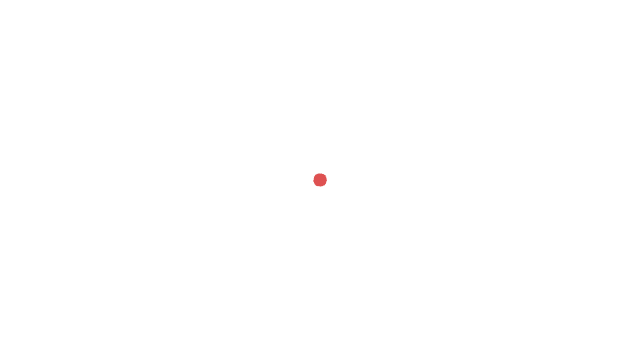
Frame 1 (no input)
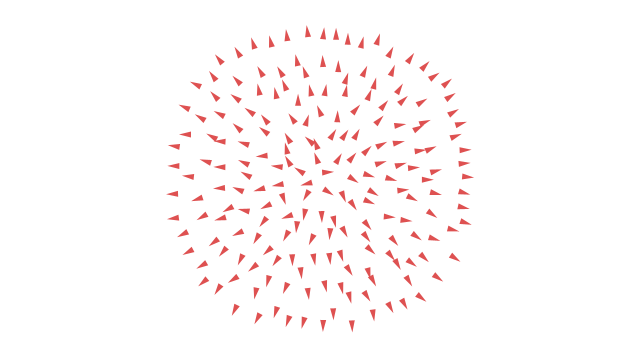
Frame 60 (the mouse pressed at the canvas centre just before this capture)
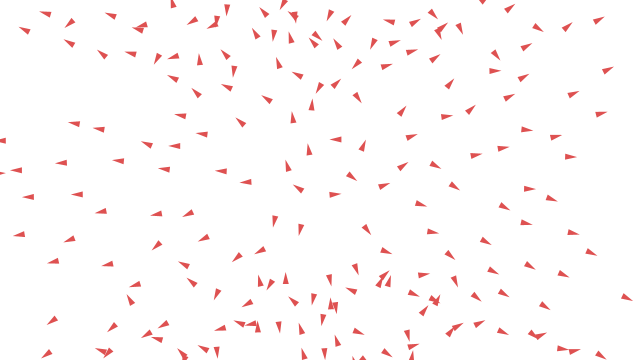
Frame 120 (the mouse held since frame 60 and released just before this capture)

The Processing sketch that drew these frames (run headless with seeded random() and noise(); from frame 60 on, the mouse is pressed at the canvas centre):

// Processing sketch: processing_131037
// ── processing_131037.pde

/*
Modification of Flocking Example in the Nature of code book written by Daniel Shiffman.
Instead of presenting a social-like flock of individuals in perfect harmony
the Anarchy.pde example loads a society of confusion where every single element runs way from the contact of others
imitating a dystopian society.

// Click mouse to add boids into the system



*/
Flock flock;

void setup() {
  size(640,360);
  flock = new Flock();
  // Add an initial set of boids into the system
  for (int i = 0; i < 200; i++) {
    Boid b = new Boid(width/2,height/2);
    flock.addBoid(b);
  }
  smooth();
}

void draw() {
  background(255);
  flock.run();
  
    // Instructions
  fill(0);
  //text("Drag the mouse to generate new boids.",10,height-16);
}

// Add a new boid into the System
void mouseDragged() {
  flock.addBoid(new Boid(mouseX,mouseY));
}



// Boid class
// Methods for Separation
//The mod includes seek function and suppress alignment and cohesion

class Boid {

  PVector location;
  PVector velocity;
  PVector acceleration;
  float r;
  float maxforce;    // Maximum steering force
  float maxspeed;    // Maximum speed

  Boid(float x, float y) {
    acceleration = new PVector(0,0);
    velocity = new PVector(random(-1,1),random(-1,1));
    location = new PVector(x,y);
    r = 3.0;
    maxspeed = 3;
    maxforce = 0.05;
  }

  void run(ArrayList<Boid> boids) {
    flock(boids);
    update();
    borders();
    render();
  }

  void applyForce(PVector force) {
    // We could add mass here if we want A = F / M
    acceleration.add(force);
  }

  // We accumulate a new acceleration each time based on three rules
  void flock(ArrayList<Boid> boids) {
    PVector sep = separate(boids);   // Separation
  //  PVector ali = align(boids);      // Alignment
   // PVector coh = cohesion(boids);   // Cohesion
    // Arbitrarily weight these forces
    sep.mult(1.5);
   // ali.mult(1.0);
  //  coh.mult(1.0);
    // Add the force vectors to acceleration
    applyForce(sep);
   // applyForce(ali);
   // applyForce(coh);
  }

  // Method to update location
  void update() {
    // Update velocity
    velocity.add(acceleration);
    // Limit speed
    velocity.limit(maxspeed);
    location.add(velocity);
    // Reset accelertion to 0 each cycle
    acceleration.mult(0);
  }

  // A method that calculates and applies a steering force towards a target
  // STEER = DESIRED MINUS VELOCITY
   void seek(ArrayList<Boid> boids) {
     
      float desiredseparation = 25.0f;
      for(Boid other : boids){
        float d = PVector.dist(location, other.location);
        if ((d > 0) && (d < desiredseparation)){
           PVector desired = PVector.sub(other.location,location);  // A vector pointing from the location to the target
      
      
      // Normalize desired and scale to maximum speed
      desired.normalize();
      desired.mult(maxspeed);
      // Steering = Desired minus velocity
      PVector steer = PVector.sub(desired,velocity);
      steer.limit(maxforce);  // Limit to maximum steering force
      
      applyForce(steer);
    }
      
      }
      
       }
  
  void render() {
    // Draw a triangle rotated in the direction of velocity
    float theta = velocity.heading2D() + radians(90);
    fill(222, 81, 81);
    noStroke();
    pushMatrix();
    translate(location.x,location.y);
    rotate(theta);
    beginShape(TRIANGLES);
    vertex(0, -r*2);
    vertex(-r, r*2);
    vertex(r, r*2);
    endShape();
    popMatrix();
  }

  // Wraparound
  void borders() {
    if (location.x < -r) location.x = width+r;
    if (location.y < -r) location.y = height+r;
    if (location.x > width+r) location.x = -r;
    if (location.y > height+r) location.y = -r;
  }

  // Separation
  // Method checks for nearby boids and steers away
  PVector separate (ArrayList<Boid> boids) {
    float desiredseparation = 25.0f;
    PVector steer = new PVector(0,0,0);
    int count = 0;
    // For every boid in the system, check if it's too close
    for (Boid other : boids) {
      float d = PVector.dist(location,other.location);
      // If the distance is greater than 0 and less than an arbitrary amount (0 when you are yourself)
      if ((d > 0) && (d < desiredseparation)) {
        // Calculate vector pointing away from neighbor
        PVector diff = PVector.sub(location,other.location);
        diff.normalize();
        diff.div(d);        // Weight by distance
        steer.add(diff);
        count++;            // Keep track of how many
      }
    }
    // Average -- divide by how many
    if (count > 0) {
      steer.div((float)count);
    }

    // As long as the vector is greater than 0
    if (steer.mag() > 0) {
      // Implement Reynolds: Steering = Desired - Velocity
      steer.normalize();
      steer.mult(maxspeed);
      steer.sub(velocity);
      steer.limit(maxforce);
    }
    return steer;
  }

  
}



// Flock class
// Does very little, simply manages the ArrayList of all the boids

class Flock {
  ArrayList<Boid> boids; // An ArrayList for all the boids

  Flock() {
    boids = new ArrayList<Boid>(); // Initialize the ArrayList
  }

  void run() {
    for (Boid b : boids) {
      b.run(boids);  // Passing the entire list of boids to each boid individually
    }
  }

  void addBoid(Boid b) {
    boids.add(b);
  }

}
